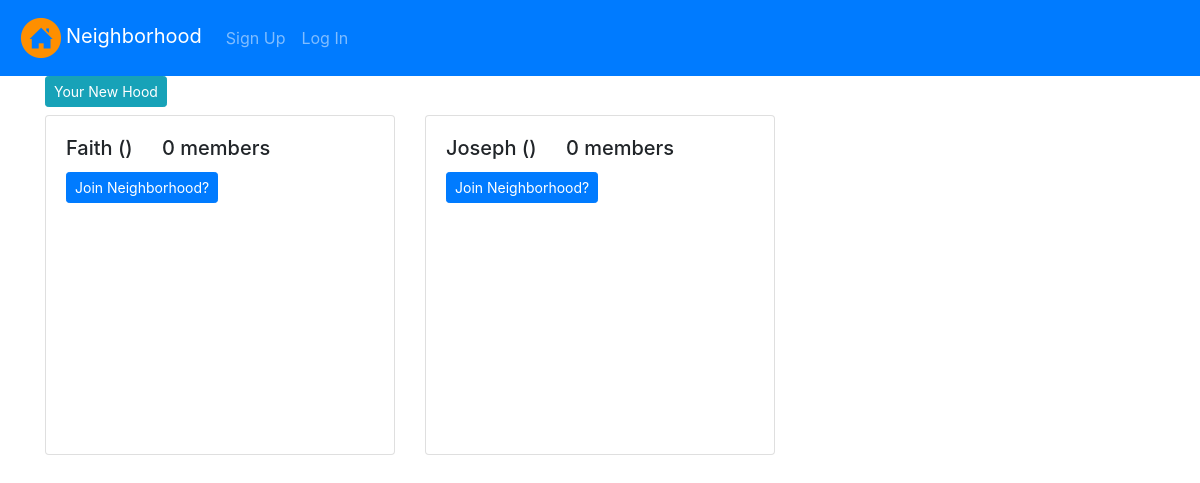
/my-hoods/, run on the app's committed database.
### hood/models.py (models this page shows, shortened)
class Neighborhood(models.Model):
    name = models.CharField(max_length=100, blank=True, null=True)
    occupants_count = models.IntegerField(blank=True, null=True)
    neighbourhood_location = models.CharField(max_length=100)
    user = models.ForeignKey(User, on_delete=models.CASCADE)

### hood/views.py (the view)
# urls.py: path('my-hoods/', views.hoods, name='hood'),
def hoods(request):
    my_hoods = Neighborhood.objects.all()
    my_hoods = my_hoods[::-1]
    params = {
        'my_hoods': my_hoods,
    }
    return render(request, 'my_hoods.html', params)

### hood/templates/my_hoods.html
{% extends 'base.html' %}
{% load crispy_forms_tags %}
{% block content %}
<div class="container">
        <a href="{% url 'new-hood' %}" class="btn btn-sm btn-info mb-2"> Your New Hood</a>
    <div class="row">
        {% for hood in my_hoods %}
        <div class="col-md-4">
            <div class="card mb-4" style="min-height:340px">
                <div class="card-body">
                    <h5 class="card-title">{{ hood.name }}  ({{hood.neighborhood_location}}) <span class="ml-4">{{hood.members.count}} member{{hood.members.count|pluralize}}</span></h5>
                    {% if request.user.profile.neighborhood == hood %}
                    <a href="{% url 'leave-hood' hood.id %}" class="btn btn-outline-danger btn-sm">Leave Neighborhood</a>
                    {% elif not request.user.profile.neighborhood %}
                    <a href="{% url 'join-hood' hood.id %}" class="btn btn-primary btn-sm">Join Neighborhood?</a>
                    {% endif %}
                </div>
            </div>
        </div>
        {% endfor %}
    </div>
</div>
{% endblock %}

### data on the page
Neighborhood: name "Faith", members.count "0"
Neighborhood: name "Joseph", members.count "0"
